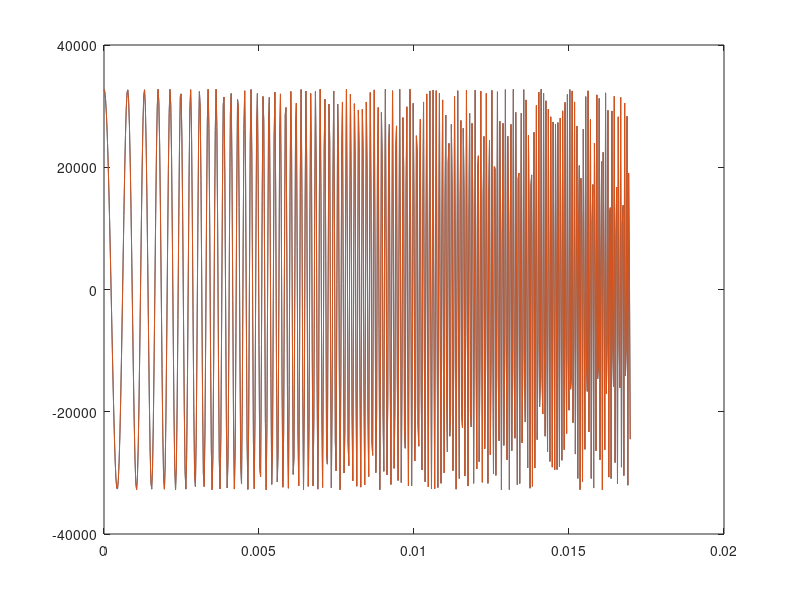

This figure's MATLAB source:
clearvars
close all

Fs = 39000;
pulse_length = 0.017;
chirp_f0 = 1000;
chirp_f1 = 2000;

max_range = 2^15 - 1;

T_pulse = 0: 1/Fs: pulse_length-1/Fs;
Y_pulse = (max_range * chirp(T_pulse,chirp_f0,pulse_length,15000));
Y_pulse_int = floor(Y_pulse);

plot(T_pulse, Y_pulse)
hold on
plot(T_pulse, Y_pulse_int)

fprintf("const int16_t chirp[] = {")
for i = 1:length(Y_pulse_int)-1
   fprintf("%d, ", Y_pulse_int(i));
end
fprintf("%d};\n", Y_pulse_int(end));
